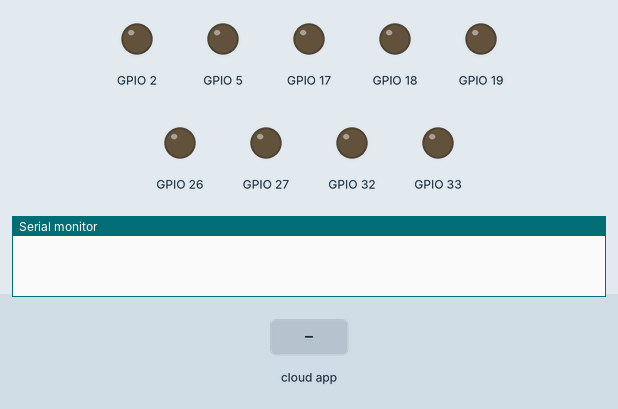
The program below on a simulated ESP32. Parts: output pins drawn as LEDs (lit = HIGH), the last lines printed to the serial monitor. The test bench sets the inputs (shaded band). The ROS host is connected and sends only what is stated.

Above: at 1.2 s.
1.3 s: the phone or cloud app sets linear.x to -100
At 2.4 s:
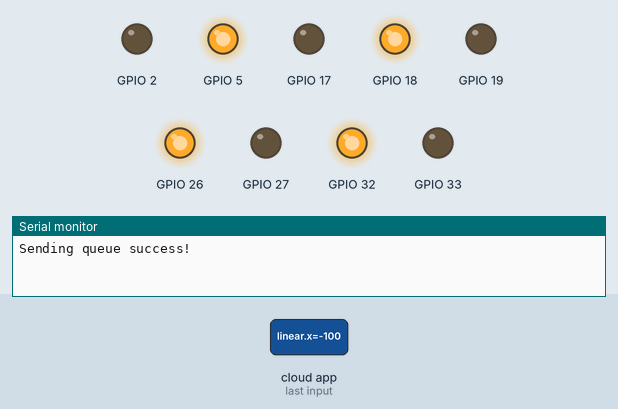
2.8 s: the phone or cloud app sets angular.z to -100
At 3.6 s:
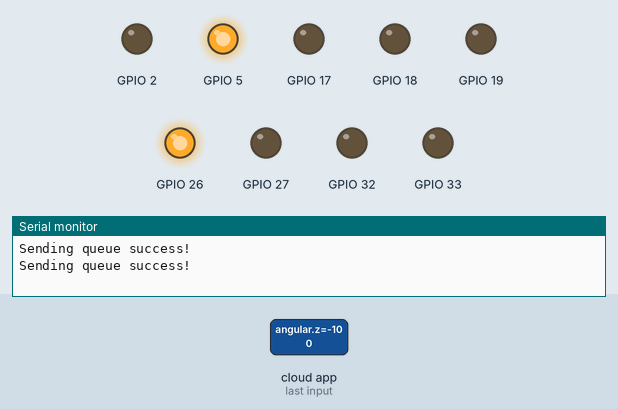
4.3 s: the phone or cloud app sets linear.x to 0
At 4.7 s:
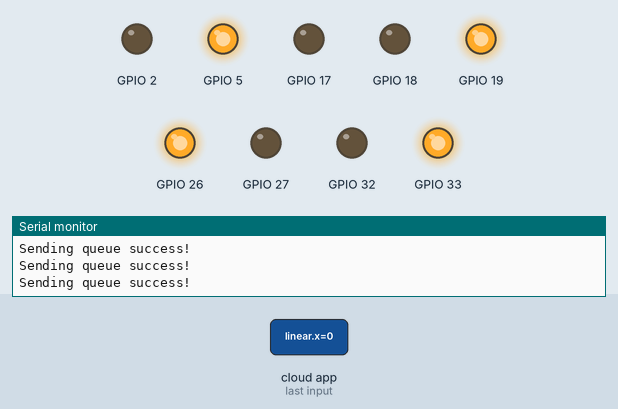
5.8 s: the phone or cloud app sets angular.z to 100
At 7.0 s:
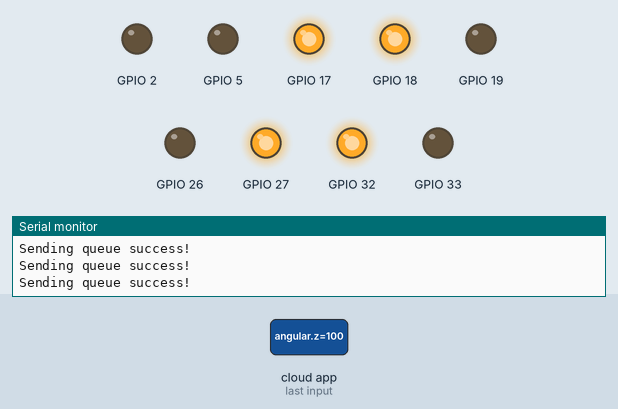
7.3 s: the phone or cloud app sets linear.x to 100
At 8.1 s:
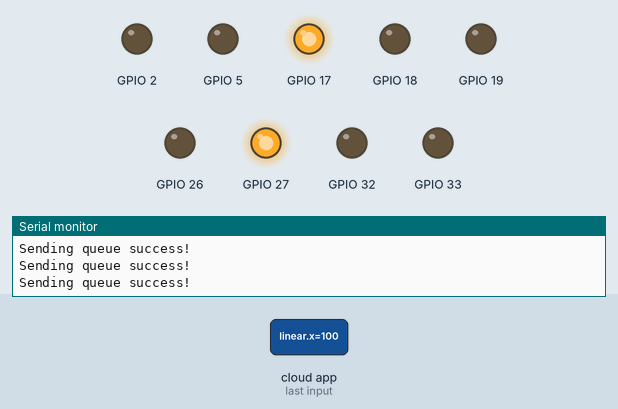
8.8 s: the phone or cloud app sets angular.z to 0
At 9.2 s:
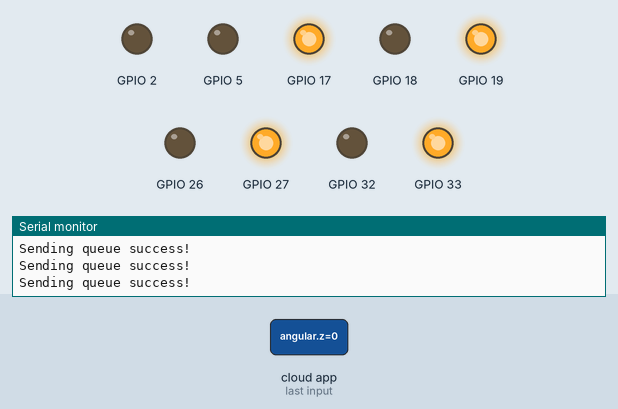
Timing chart, 0 to 11.3 s (numbered marks = the images above; inputs shaded):
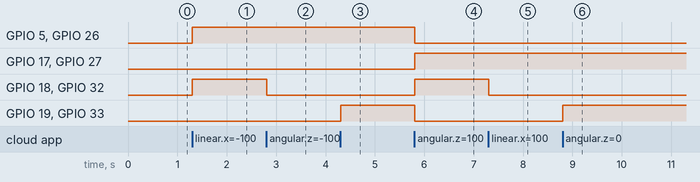

Measured:
- after the input at 1.3 s, GPIO 5, GPIO 18, GPIO 26, GPIO 32: LOW → HIGH at once
- after the input at 2.8 s, GPIO 18, GPIO 32: HIGH → LOW at once
- after the input at 4.3 s, GPIO 19, GPIO 33: LOW → HIGH at once
- after the input at 5.8 s, GPIO 5, GPIO 19, GPIO 26, GPIO 33: HIGH → LOW at once; GPIO 17, GPIO 18, GPIO 27, GPIO 32: LOW → HIGH at once
- after the input at 7.3 s, GPIO 18, GPIO 32: HIGH → LOW at once
- after the input at 8.8 s, GPIO 19, GPIO 33: LOW → HIGH at once

The program:

main.cpp
```cpp
#include <Arduino.h>
#include "task_ros.h"
#include "task_execute.h"

void TaskExecute(void *pvParam);
void TaskROS(void *pvParam);
QueueHandle_t cmd_vel_queue;

void setup() {
  // put your setup code here, to run once:
  // Serial.begin(115200);

  cmd_vel_queue = xQueueCreate(10, sizeof(geometry_msgs__msg__Twist));

  xTaskCreatePinnedToCore(
    TaskExecute,
    "Execute",
    3*1024,
    (void *) cmd_vel_queue,
    1,
    NULL,
    ARDUINO_RUNNING_CORE
  );

  xTaskCreatePinnedToCore(
    TaskROS,
    "ROS",
    5*1024, //Minimal 10kB for ROS
    (void *) cmd_vel_queue,
    1,
    NULL,
    ARDUINO_RUNNING_CORE
  );
}

void loop() {
  // put your main code here, to run repeatedly:
}
```

encoder.cpp
```cpp
#include "encoder.h"

void IRAM_ATTR encoderAISR(void *arg){
    encoder* object = (encoder*)arg;
    long start = micros();
    long duration = start - object->micro_last;
    if (duration >= 10)
    {
        object->micro_last = start;
        object->micro_between_ticks = duration;
        if (object->direction == 0) {
            object->count--;
        } else {
            object->count++;
        }
    }
}

uint64_t encoder::read(){
    return count;
}

uint64_t encoder::read_and_clear(){
    uint64_t temp = count;
    count = 0;
    return temp;
}

void encoder::clear(){
    count = 0;
}

void encoder::attach(int &pinE){
    if (attached) return;
    pin = pinE;
    pinMode(pin, INPUT_PULLUP);
    attachInterruptArg(digitalPinToInterrupt(pin), encoderAISR, this, CHANGE);
}

void encoder::attach_direction(bool &dir){
    direction = dir;
}

encoder::encoder(/* args */)
{
}

encoder::~encoder()
{
    if (attached)
    {
        detachInterrupt(digitalPinToInterrupt(pin));
    }

}
```

encoder.h
```cpp
#include <Arduino.h>

class encoder
{
private:
    bool attached = false;
public:
    bool direction = false;//0 forward 1 reverse
    int pin=0;
    volatile uint64_t count = 0;
    volatile uint64_t micro_last = 0;
    volatile uint64_t micro_between_ticks = 0;
    uint64_t read();
    uint64_t read_and_clear();
    void clear();
    void attach_direction(bool &dir);
    void attach(int &pinE);
    encoder(/* args */);
    virtual ~encoder();
};
```

motor.cpp
```cpp
#include "motor.h"

void motor::set_pins(int (&pins)[2]){
    motorpins[0] = pins[0];
    motorpins[1] = pins[1];
    ledcAttachPin(motorpins[0], motor_pins_channel[0]);
    ledcAttachPin(motorpins[1], motor_pins_channel[1]);
    ledcSetup(motor_pins_channel[0], freq, res);
    ledcSetup(motor_pins_channel[1], freq, res);
}

void motor::set_pins(int pin1, int pin2){
    motorpins[0] = pin1;
    motorpins[1] = pin2;
    ledcAttachPin(motorpins[0], motor_pins_channel[0]);
    ledcAttachPin(motorpins[1], motor_pins_channel[1]);
    ledcSetup(motor_pins_channel[0], freq, res);
    ledcSetup(motor_pins_channel[1], freq, res);
}

// void motor::set_pins(int pin1, int pin2, int pin_enc){
//     pwm.setPinsStatusDefaults(0, freq, res);
//     motorpins[0] = pin1;
//     motorpins[1] = pin2;
//     pwm.write(motorpins[0], 0);
//     pwm.write(motorpins[1], 0);
//     motor_enc.attach(pin_enc);
//     motor_enc.attach_direction(direction);
//     encoder_pin = pin_enc;
// }

int motor::absolute(int value){
    if (value < 0)
    {
        value = -value;
    }
    return value;
}

uint8_t motor::getpin1_channel(){
    return motor_pins_channel[0];
}

uint8_t motor::getpin2_channel(){
    return motor_pins_channel[1];
}

int motor::set_pwm(int pwm_val){
    if(pwm_val > 0){
        ledcWrite(motor_pins_channel[0], (uint32_t)pwm_val);
        ledcWrite(motor_pins_channel[1], 0);
        direction = 0;
    } else {
        ledcWrite(motor_pins_channel[1], (uint32_t)absolute(pwm_val));
        ledcWrite(motor_pins_channel[0], 0);
        direction = 1;
    }
    return pwm_val;
}

// void motor::set_encoder_pin(int pin){
//     motor_enc.attach(pin);
//     motor_enc.attach_direction(direction);
//     encoder_pin = pin;
// }

int motor::getpin1(){
    return motorpins[0];
}

int motor::getpin2(){
    return motorpins[1];
}

motor::motor(){
    uint8_t temp = channel;
    motor_pins_channel[0] = temp;
    motor_pins_channel[1] = temp;
    motor_pins_channel[1]++;
    channel += 2;
}
```

motor.h
```cpp
#include <Arduino.h>
#include <pwmWrite.h>
#include "encoder.h"

//PWM Limits:
//Freq: 800 Hz
//Min duty: 70/255 * 100%
//Freq: 1000 Hz
//Min duty: 77/255 * 100%

class motor
{
private:

public:

    static uint8_t channel;
    uint8_t motor_pins_channel[2];
    float freq = 800;
    uint8_t res = 8;
    int motorpins[2]= {0,0};
    int encoder_pin = 0;
    bool direction = 0; //0 forward, 1 backward
    void set_pins(int (&pins)[2]);
    void set_pins(int pin1, int pin2);
    // void set_pins(int pin1, int pin2, int pin_enc);
    // void set_encoder_pin(int pin);

    int set_pwm(int pwm_val);
    int getpin1();
    int getpin2();
    uint8_t getpin1_channel();
    uint8_t getpin2_channel();
    int absolute(int value);
    motor(/* args */);
};
```

task_execute.cpp
```cpp
#include "task_execute.h"

uint8_t motor::channel = 0;
motor motor1;
motor motor2;
motor motor3;
motor motor4;
QueueHandle_t q_handle_2;
geometry_msgs__msg__Twist cmd_vel_execute_msg;
static const char* TAG = "Execute";

void TaskExecute(void *pv_param){
  q_handle_2 = (QueueHandle_t) pv_param;

  motor1.set_pins(19,18);
  motor2.set_pins(17, 5);
  motor3.set_pins(33, 32);
  motor4.set_pins(27, 26);
//   motor1.set_encoder_pin(35);
//   motor2.set_encoder_pin(34);
//   motor3.set_encoder_pin(14);
//   motor4.set_encoder_pin(12);
  bool forward = false;
  int temp_data_x = 0;
  int temp_data_y = 0;
  int temp_data_xy = 0;

  while (1)
  {
    if (xQueueReceive(q_handle_2, &cmd_vel_execute_msg, portMAX_DELAY) != pdPASS)
    {
        log_i("Failed to get queue data");
    } else
    {
        cmd_vel_execute_msg.linear.x = cmd_vel_execute_msg.linear.x * 255;
        cmd_vel_execute_msg.linear.y = cmd_vel_execute_msg.linear.y * 255;
        cmd_vel_execute_msg.angular.z = cmd_vel_execute_msg.angular.z * 255;
        temp_data_x = (int) cmd_vel_execute_msg.linear.x;
        temp_data_y = (int) cmd_vel_execute_msg.linear.y;
        temp_data_xy = (int) cmd_vel_execute_msg.angular.z;
        log_i("Queue received!");
    }

    motor1.set_pwm(temp_data_x - temp_data_y - temp_data_xy);
    motor2.set_pwm(temp_data_x + temp_data_y + temp_data_xy);
    motor3.set_pwm(temp_data_x + temp_data_y - temp_data_xy);
    motor4.set_pwm(temp_data_x - temp_data_y + temp_data_xy);
  }
}
```

task_execute.h
```cpp
#include <Arduino.h>
#include "motor.h"
#include <geometry_msgs/msg/twist.h>

void TaskExecute(void *pv_param);
```

task_ros.cpp
```cpp
#include "task_ros.h"

rcl_subscription_t subscriber;
geometry_msgs__msg__Twist cmd_vel_msg;
rclc_support_t support;
rcl_allocator_t allocator;
rcl_node_t node;
rclc_executor_t executor;
QueueHandle_t q_handle_1;

void cmd_vel_cb(const void *received_msg){
    const geometry_msgs__msg__Twist *msg = (const geometry_msgs__msg__Twist *) received_msg;
    // cmd_vel_msg = *msg;
    log_i("Angular Z:");
    log_i("%d", msg->angular.z);
    log_i("Linear X:");
    log_i("%d", msg->linear.x);
    if (xQueueSend(q_handle_1, msg, 10) != pdPASS)
    {
        Serial.println("Failed to send queue");
    } else { Serial.println("Sending queue success!"); }
    // Serial.println("Angular Z Saved:");
    // Serial.println(cmd_vel_msg.angular.z);
    // Serial.println("Linear X Saved:");
    // Serial.println(cmd_vel_msg.linear.x);
}

void errorHandle(){
    while (1)
    {
        digitalWrite(2, !digitalRead(2));
        vTaskDelay(pdTICKS_TO_MS(100));
    }
}

void TaskROS(void *pvParam){
    q_handle_1 = (QueueHandle_t) pvParam;
    IPAddress agent_ip(192, 168, 40, 103);
    set_microros_wifi_transports("Nintendo", "papahbaik", agent_ip, 8888);
    allocator = rcl_get_default_allocator();
    RCCHECK(rclc_support_init(&support, 0, NULL, &allocator));
    RCCHECK(rclc_node_init_default(&node, "micro_ros_wifi", "", &support));
    RCCHECK(rclc_subscription_init_best_effort(
        &subscriber,
        &node,
        ROSIDL_GET_MSG_TYPE_SUPPORT(geometry_msgs, msg, Twist),
        "cmd_vel" ));
    RCCHECK(rclc_executor_init(
        &executor,
        &support.context,
        1,
        &allocator
    ));
    RCCHECK(rclc_executor_add_subscription(&executor, &subscriber, &cmd_vel_msg, &cmd_vel_cb, ON_NEW_DATA));
    pinMode(2, OUTPUT);
    while (1)
    {
        RCCHECK(rclc_executor_spin_some(&executor, RCL_MS_TO_NS(100)));
    }

}
```

task_ros.h
```cpp
#include <Arduino.h>
#include <stdio.h>
#include <IPAddress.h>

#if defined(MICRO_ROS_TRANSPORT_ARDUINO_WIFI)
#include <WiFi.h>
#endif

#include <micro_ros_platformio.h>
#include <rcl/rcl.h>
#include <rcl/error_handling.h>
#include <rclc/rclc.h>
#include <rclc/executor.h>
#include <std_msgs/msg/u_int64.h>
#include <geometry_msgs/msg/twist.h>
#include <Ticker.h>

#define RCCHECK(fn) { rcl_ret_t temp_rc = fn; if((temp_rc != RCL_RET_OK)){errorHandle();}}

void TaskROS(void *pvParam);
void errorHandle();
void cmd_vel_cb(const void *received_msg);
```
